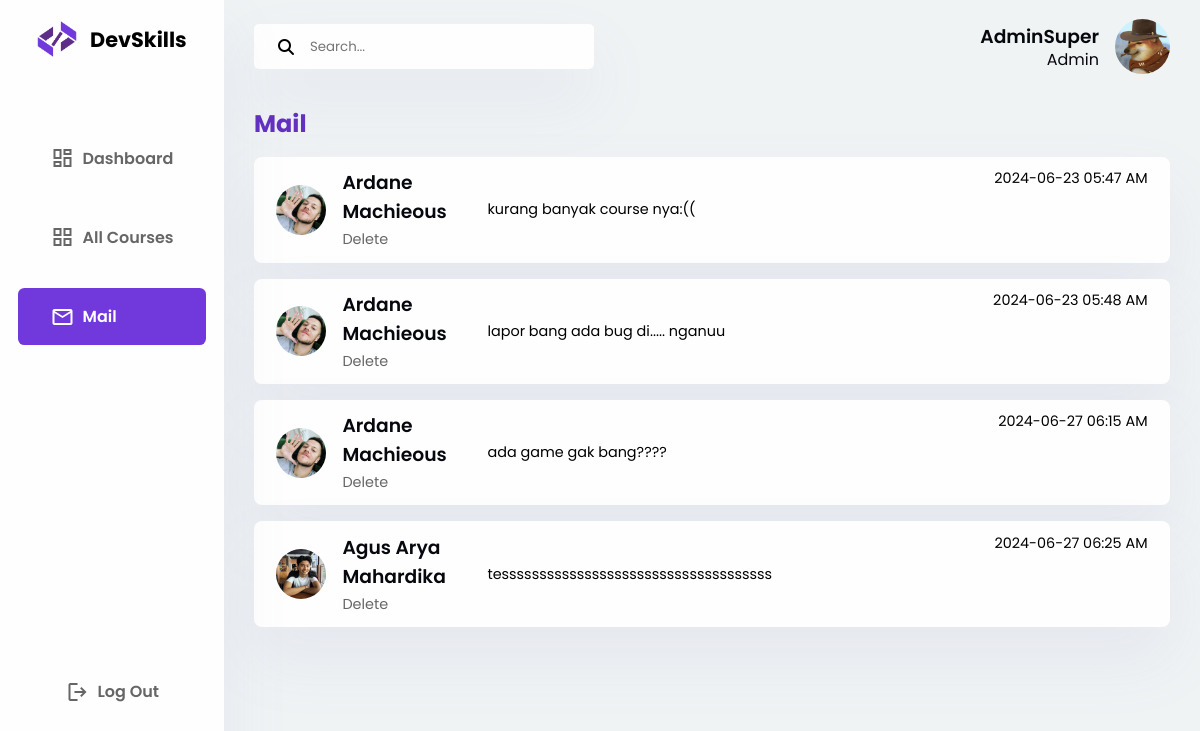
Screenshot of /admin-mail/mail.php (signed in) with the database file from the repository.
### tables this page shows
CREATE TABLE `users` (
  `id_user` int(11) NOT NULL,
  `username` varchar(50) NOT NULL,
  `type` varchar(50) NOT NULL,
  `email` varchar(100) NOT NULL,
  `password` varchar(255) NOT NULL,
  `birthday` date NOT NULL,
  `phone` varchar(15) NOT NULL,
  `institution` varchar(255) NOT NULL,
  `img` varchar(255) NOT NULL
);

CREATE TABLE `reports` (
  `id` int(11) NOT NULL,
  `id_user` int(11) NOT NULL,
  `username` varchar(255) NOT NULL,
  `nomorhp` varchar(20) NOT NULL,
  `email` varchar(255) NOT NULL,
  `message` text NOT NULL,
  `report_time` timestamp NOT NULL DEFAULT current_timestamp()
);

### admin-mail/mail.php (the view, shortened to what this page needs)
<?php
    require_once "../connect.php";
    $username = $_SESSION['username'];
    $query = "SELECT *, users.img as profile_pic FROM users WHERE username = '$username'";
    $result = mysqli_query($conn, $query);
    $user = mysqli_fetch_assoc($result);
    $query_reports = "SELECT * FROM reports";
    $result_reports = mysqli_query($conn, $query_reports);
 ?>
<!DOCTYPE html>
<html lang="en">
<head>
    <link rel="stylesheet" href="mail.css">
    <link rel="stylesheet" href="https://cdnjs.cloudflare.com/ajax/libs/font-awesome/6.5.2/css/all.min.css" />
</head>
<body>
    <?php if($_SESSION['type'] == 'admin'){ ?>
    <div class="container grid">
        <aside>
            <div class="sidebar">
                <div class="side-toggle">
                    <div class="toggle flex">
                        <div class="logo flex">
                            <img src="../assets/Logo.png" alt="">
                            <h2>DevSkills</h2>
                        </div>
                    </div>
                </div>
                <div class="nav">
                    <div class="side-nav flex">
                        <a href="../dashboard_admin/dashboard_admin.php" class="flex">
                            <span class="material-symbols-outlined">
                            </span>
                            <h3>Dashboard</h3>
                        </a>
                        <a href="../allCourses_admin/input_courses.php" class="flex">
                            <span class="material-symbols-outlined">
                            </span>
                            <h3>All Courses</h3>
                        </a>
                        <a href="#" class=" active flex">
                            <span class="material-symbols-outlined">
                            </span>
                            <h3>Mail</h3>
                        </a>
                        <a href="../logout.php" class="flex">
                            <span class="material-symbols-outlined">
                            </span>
                            <h3>Log Out</h3>
                        </a>
                    </div>
                </div>
            </div>
        </aside>
        <main>
            <div class="main-top flex">
                <div class="search-container">
                    <i class="fa-solid fa-magnifying-glass"></i>
                    <input type="text" placeholder="Search...">
                </div>
                <div class="user-account flex">
                    <a href="../admin_account/admin_account.php" class="flex">
                        <div class="admin-name">
                            <h3><?php echo $_SESSION['username'] ?></h3>
                            <p>Admin</p>
                        </div>
                        <img src="../uploads/<?php echo $user['profile_pic']; ?>" alt="Profile Picture">
                    </a>
                </div>
            </div>
            <div class="main-content">
                <div class="courses-header flex">
                    <h1>Mail</h1>
                </div>
                <div class="main-content">
                    <div class="comentar-content">
                    <?php while($row = mysqli_fetch_assoc($result_reports)) { ?>
                        <div class="comentar grid">
                            <div class="left-side grid">
                                <div class="comentar-profile flex">
                                    <?php
                                        $user_result = mysqli_query($conn, "SELECT username, img FROM users WHERE id_user = " . $row['id_user']);
                                        $user_data = mysqli_fetch_assoc($user_result);
                                        $user_img = $user_data['img'];
                                    ?>
                                <img src="../uploads/<?php echo $user_img; ?>" alt="User Profile Picture">
                                    <div class="detail-profile">
                                        <h3><?php echo $row['username']; ?></h3>
                                        <a href="?delete_id=<?php echo $row['id']; ?>">Delete</a>
                                    </div>
                                </div>
                                <div class="comentar-ril">
                                    <p><?php echo $row['message']; ?></p>
                                </div>
                            </div>
                            <div class="right-side">
                                <p><?php echo date('Y-m-d h:i A', strtotime($row['report_time'])); ?></p>
                            </div>
                        </div>
                    <?php } ?>
                    </div>
                </div>
            </div>
        </main>
    </div>
    <?php } ?>
</body>
</html>

### admin-mail/mail.css (style rules this page uses)
:root { --body-color: #FEFEFE; --background-color : #F0F3F4; --primary-color: #7139DC; --darker-color: #6231BF; --secondary-color: #C4AAF1; --text-color: #363636; --heading-text-color: #06080E; --box-shadow: 0 0 8px #7139DC; --card-shadow: 0 2rem 4rem rgba(132, 139, 200, 0.10); --card-shadow-color : rgba(132, 139, 200, 0.10); --container-width-lg: 70%; --container-width-md: 80%; --container-width-sm: 90%; --font-normal: 400; --font-medium: 500; --font-semibold: 600; --z-tooltip: 10; --z-fixed: 100; --z-modal: 1000; --h1-font : 2rem; --h2-font : 1.5rem; --h3-font : 1.25rem; --normal-font: 1rem; --small-font: 0.9rem; --smaller-font: 0.813rem; --tiny-font: 0.625rem; }
* { margin: 0; padding: 0; box-sizing: border-box; outline: 0; appearance: 0; border: 0; text-decoration: none; }
html { scroll-behavior: smooth; font-size: var(--normal-font); }
body, button, input, textarea { font-family: "Poppins", sans-serif; }
body { background-color: var(--background-color); }
img { max-width: 100%; height: auto; }
.flex { display: flex; }
.grid { display: grid; }
.container { width: 95%; margin: 0 auto; gap: 2rem; }
aside { position: fixed; top: 0; left: 0; width: 14rem; z-index: 3; height: 100vh; background: var(--body-color); box-shadow: var(--card-shadow); }
.side-toggle { display: flex; justify-content: center; }
aside .toggle { align-items: center; justify-content: space-between; margin-top: 1.2rem; }
aside .toggle .logo { gap: 0.8rem; justify-content: center; align-items: center; }
aside .toggle .logo img { width: 2.5rem; height: 2.5rem; }
aside .toggle .logo h2 { font-size: 1.3rem; }
.nav { display: flex; justify-content: center; align-items: center; }
.sidebar .side-nav { flex-direction: column; margin-top: 3rem; justify-content: center; }
.side-nav a { justify-content: start; align-items: center; gap: .5rem; color: #666666; font-size: .8rem; padding: 1rem 2rem; margin-top: 1.4rem; border-radius: .4rem; transition: .3s ease; }
.side-nav a h3 { font-weight: var(--font-semibold); font-size: 1rem; }
.side-nav .active { background-color: var(--primary-color); color: var(--body-color); border-radius: .4rem; }
.side-nav a:last-child { position: absolute; bottom: 10%; margin-left: 15px; }
main { margin-top: 1.2rem; margin-bottom: 2.5rem; margin-left: 14rem; width: calc(100% - 14rem); }
.main-top { justify-content: space-between; align-items: center; }
.search-container { display: flex; align-items: center; background: var(--body-color); border-radius: 5px; padding: .8rem 1.5rem; width: 340px; box-shadow: var(--card-shadow); }
.search-container i { margin-right: 1rem; cursor: pointer; }
.search-container input { border: none; outline: none; width: 100%; background: transparent; }
.user-account a { justify-content: center; align-items: center; gap: 1rem; }
.user-account img { width: 55px; border-radius: 50%; }
.user-account .admin-name h3 { font-weight: var(--font-semibold); color: var(--heading-text-color); margin-bottom: -4px; }
.user-account .admin-name p { color: var(--heading-text-color); }
.admin-name { text-align: end; }
.courses-header { margin-top: 2rem; align-items: center; gap: 1rem; }
.courses-header h1 { font-weight: 700; font-size: var(--h2-font); color: var(--darker-color); }
.comentar-content { margin-top: 1rem; }
.comentar { padding: .7rem 1.4rem; grid-template-columns: 4fr 1fr; gap: 1rem; background-color: var(--body-color); box-shadow: var(--card-shadow); border-radius: 8px; margin-bottom: 1rem; }
.comentar-profile { justify-content: start; align-items: center; gap: 1rem; }
.comentar-profile img { width: 50px; height: 50px; border-radius: 50%; }
.detail-profile h3 { color: var(--heading-text-color); font-weight: var(--font-semibold); }
.detail-profile a { font-size: var(--small-font); color: #666666; transition: ease .2s; }
.comentar-ril { display: flex; align-items: center; padding-left: 1rem; font-size: .9rem; }
.left-side { grid-template-columns: 1fr 3fr; gap: 2rem; }
.right-side { display: flex; justify-content: end; font-size: var(--small-font); }
@media (min-width : 768px) { aside { transform: translateX(0); } }

### rows the page displays
users: img (picture)
reports: id_user.img (picture), username "Ardane Machieous", message "kurang banyak course nya:((", report_time "2024-06-23 05:47 AM"
reports: id_user.img (picture), username "Ardane Machieous", message "lapor bang ada bug di..... nganuu", report_time "2024-06-23 05:48 AM"
reports: id_user.img (picture), username "Ardane Machieous", message "ada game gak bang????", report_time "2024-06-27 06:15 AM"
reports: id_user.img (picture), username "Agus Arya Mahardika", message "tessssssssssssssssssssssssssssssssssss", report_time "2024-06-27 06:25 AM"

### other values shown
$_SESSION['username'] "AdminSuper"
